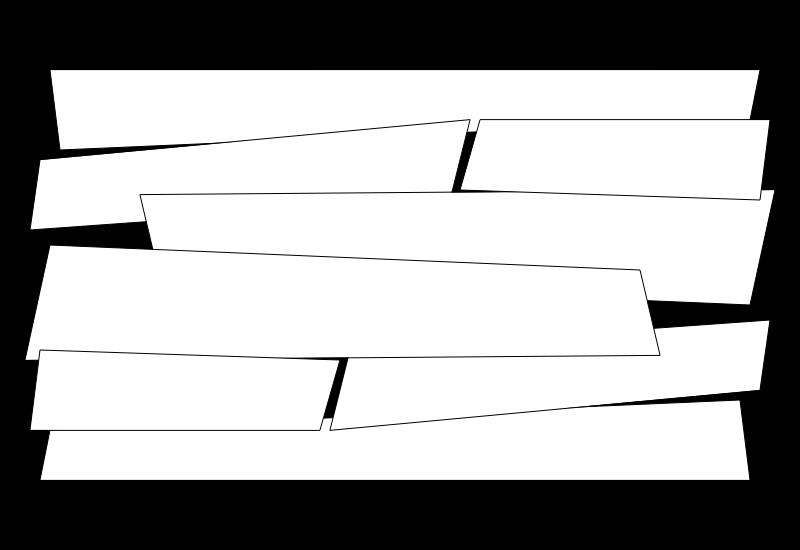
Frame 1 (no input)
Frame 60 (no input): identical to frame 1, image omitted
Frame 120 (the mouse pressed at the canvas centre since frame 60): identical to frame 1, image omitted

The p5.js sketch that drew this single still picture (run headless with seeded random() and noise() and a simulated clock; from frame 60 on, the mouse is pressed at the canvas centre):

// p5.js sketch
// ── sketch.js
let width = 800;
let height = 550;
let rectX = 50;
let rectY = 70;

function setup() {
    createCanvas(width, height);
}

function draw() {
    background(0);

    fill(255);
    quad(rectX,rectY,rectX+10,rectY+80,rectX+700,rectY+50,rectX+710,rectY);
    quad(rectX-10,rectY+90,rectX-20,rectY+160,rectX+400,rectY+130,rectX+420,rectY+50);
    quad(rectX+90,rectY+125,rectX+110,rectY+210,rectX+700,rectY+235,rectX+725,rectY+120);
    quad(rectX+430,rectY+50,rectX+410,rectY+120,rectX+710,rectY+130,rectX+720,rectY+50);

    translate(800, 550);
    rotate(radians(180));
    fill(255);
    quad(rectX,rectY,rectX+10,rectY+80,rectX+700,rectY+50,rectX+710,rectY);
    quad(rectX-10,rectY+90,rectX-20,rectY+160,rectX+400,rectY+130,rectX+420,rectY+50);
    quad(rectX+90,rectY+125,rectX+110,rectY+210,rectX+700,rectY+235,rectX+725,rectY+120);
    quad(rectX+430,rectY+50,rectX+410,rectY+120,rectX+710,rectY+130,rectX+720,rectY+50);
}
